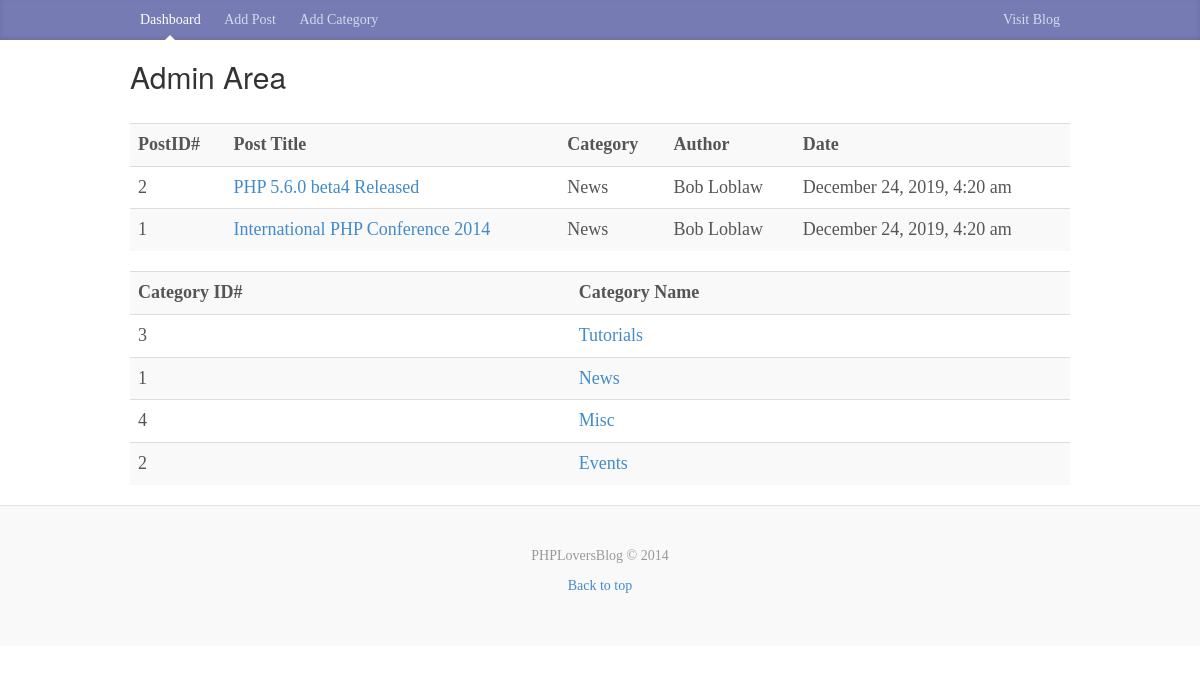
The app's page /admin/index.php with its own data.
### tables this page shows
CREATE TABLE `posts` (

    `id` int(11) NOT NULL AUTO_INCREMENT,
    `category` int(11) NOT NULL,
    `title` varchar(255) NULL,
    `body` text NULL,
    `author` varchar(255) NULL,
    `tags` varchar(255) NULL,
    `date` timestamp DEFAULT CURRENT_TIMESTAMP,

    PRIMARY KEY (`id`)
);

CREATE TABLE `categories` (

    `id` int(11) NOT NULL AUTO_INCREMENT,
    `name` varchar(255) NULL,

    PRIMARY KEY (`id`)
);

### libraries/Database.php (called while the page is built, shortened)
<?php
class Database{
    public $host= DB_HOST;
    public $username= DB_USER;
    public $password= DB_PASS;
    public $db_name= DB_NAME;
    public $link;
    private function connect(){
		$this->link = new mysqli($this->host, $this->username, $this->password, $this->db_name);
     }
	  public function select($query){
		$result = $this->link->query($query) or die($this->link->error.__LINE__);
		if($result->num_rows > 0){
			return $result;
		} else {
			return false;
		}
	  }
}

### helpers/format_helper.php (called while the page is built, shortened)
<?php
function formatDate($date){
	return date('F j, Y, g:i a',strtotime($date));
 }

### admin/index.php (the view)
<?php include 'includes/header.php' ;?>
<?php
$db = new Database;
$query = "SELECT posts.*, categories.name FROM posts
        INNER JOIN categories
        ON posts.category = categories.id
        ORDER BY posts.title DESC";
$posts = $db->select($query);
$query = "SELECT * FROM categories ORDER BY name DESC";
$categories = $db->select($query);
?>
<table class="table table-striped">
  <tr>
      <th>PostID#</th>
      <th>Post Title</th>
      <th>Category</th>
      <th>Author</th>
      <th>Date</th>
  </tr>
    <?php while($row = $posts->fetch_assoc()): ?>
        <tr>
            <td><?php echo $row['id']; ?></td>
            <td><a href="edit_post.php?id=<?php echo $row['id']; ?>"><?php echo $row['title']; ?></a></td>
            <td><?php echo $row['name']; ?></td>
            <td><?php echo $row['author']; ?></td>
            <td><?php echo formatDate($row['date']); ?></td>
        </tr>
    <?php endwhile;?>
</table>
<table class="table table-striped">
  <tr>
      <th>Category ID#</th>
      <th>Category Name</th>
  </tr>
  <?php while($row = $categories->fetch_assoc()): ?>
        <tr>
            <td><?php echo $row['id']; ?></td>
            <td><a href="edit_category.php?id=<?php echo $row['id']; ?>"><?php echo $row['name']; ?></a></td>
        </tr>
    <?php endwhile;?>
</table>
<?php include 'includes/footer.php' ;?>

### css/custom.css (style rules this page uses)
body { font-family: Georgia, "Times New Roman", Times, serif; color: #555; }

### records on screen
posts: id "2", title "PHP 5.6.0 beta4 Released", categories.name "News", author "Bob Loblaw", date "December 24, 2019, 4:20 am"
posts: id "1", title "International PHP Conference 2014", categories.name "News", author "Bob Loblaw", date "December 24, 2019, 4:20 am"
categories: id "3", name "Tutorials"
categories: id "1", name "News"
categories: id "4", name "Misc"
categories: id "2", name "Events"
